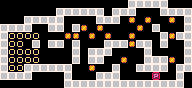

This game map was drawn from its Tiled (.tmx) file and the tilesets committed beside it. A one-line description and the full map source follow:
An orthogonal 24x11 tile map with 8x8 px tiles, 1 tile layer (tiles).

<map version="1.0" tiledversion="1.0.2" orientation="orthogonal" renderorder="left-up" width="24" height="11" tilewidth="8" tileheight="8" nextobjectid="1">
 <tileset firstgid="1" source="tileset.tsx" />
 <layer name="tiles" width="24" height="11">
  <data encoding="csv">
0,0,0,0,0,0,0,0,0,0,0,0,0,0,0,0,5,5,5,5,5,0,0,0,0,0,0,0,0,0,0,5,5,5,5,5,5,0,5,5,5,0,0,0,5,5,5,5,0,0,0,5,5,5,5,5,0,0,0,0,5,5,5,0,1,0,1,0,0,1,0,5,5,5,5,5,0,0,5,5,0,5,1,0,1,0,0,0,0,1,0,5,0,0,0,5,5,2,2,2,2,0,0,0,1,1,0,1,0,1,0,0,1,0,0,0,5,1,5,5,5,2,2,0,5,0,5,5,0,5,0,0,0,5,5,5,1,5,5,0,5,0,0,5,5,2,2,2,2,0,0,0,0,5,0,5,5,5,0,0,0,0,5,0,0,0,0,5,5,2,2,2,2,0,0,0,0,5,0,5,5,0,0,1,0,0,5,5,5,1,0,5,5,2,2,5,5,5,5,5,5,0,0,1,0,0,5,0,0,5,5,5,5,0,5,5,5,5,5,5,0,0,0,0,5,0,0,0,5,5,5,0,0,0,0,3,0,0,5,0,0,0,0,0,0,0,0,0,5,5,5,5,5,5,5,5,5,5,5,5,5,5,5,0
</data>
 </layer>
</map>